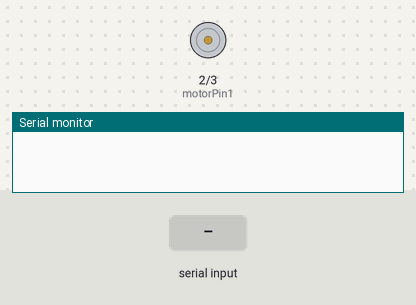
A sketch run on a simulated Arduino Uno, built with avr-gcc and run on an emulated ATmega328P. Shown: motor-driver pin pairs drawn as motors (green arrow = first pin HIGH = forward, orange = second pin HIGH = backward, longer = more drive, scaled by the enable pin), the last lines printed to the serial monitor. The inputs (shaded band) are chosen by the test bench.

Above: at 1.2 s.
1.3 s: "plastic\n" received over Serial
At 1.6 s:
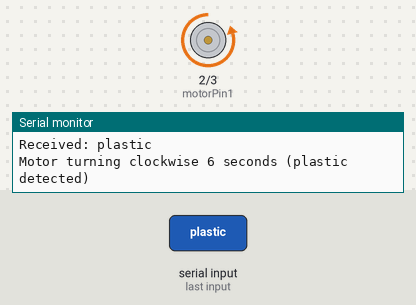
Timing chart, 0 to 8.8 s (numbered marks = the images above; inputs shaded):
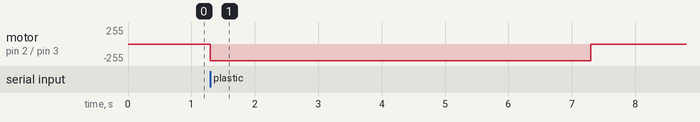

The sketch:

motor.ino
```cpp
const int motorPin1 = 2;  // Motor control pin 1
const int motorPin2 = 3;  // Motor control pin 2
const int motorEnable = 9; // Motor speed control (PWM)

String lastCommand = "";  // Store last received command

void setup() {
    Serial.begin(115200);  // Match baud rate with Python script
    pinMode(motorPin1, OUTPUT);
    pinMode(motorPin2, OUTPUT);
    pinMode(motorEnable, OUTPUT);

    // Ensure motor is stopped initially
    digitalWrite(motorPin1, LOW);
    digitalWrite(motorPin2, LOW);
    analogWrite(motorEnable, 0);
}

void loop() {
    if (Serial.available() > 0) {
        String received = Serial.readStringUntil('\n');
        received.trim(); // Remove any unwanted newline characters
        Serial.print("Received: ");
        Serial.println(received);

        if (received != lastCommand) {  // Only execute if command is different
            lastCommand = received;

            if (received == "plastic") {
                turnMotorClockwisePlastic();
            } else if (received == "paper") {
                turnMotorClockwisePaper();
            } else {
                stopMotor();
            }
        }
    }
}

void turnMotorClockwisePlastic() {
    digitalWrite(motorPin1, LOW);
    digitalWrite(motorPin2, HIGH);
    analogWrite(motorEnable, 250);  // Adjust speed if needed
    Serial.println("Motor turning clockwise 6 seconds (plastic detected)");
    delay(6000); // Run for 6 seconds
    stopMotor();
}

void turnMotorClockwisePaper() {
    digitalWrite(motorPin1, LOW);
    digitalWrite(motorPin2, HIGH);
    analogWrite(motorEnable, 250);  // Adjust speed if needed
    Serial.println("Motor turning clockwise 4 (paper detected)");
    delay(4000); // Run for 4 seconds
    stopMotor();
}


void stopMotor() {
    analogWrite(motorEnable, 0);
    Serial.println("Motor stopped");
}
```

Measured:
- after the input at 1.3 s, motor on pin 2 (motorPin1) / pin 3 (motorPin2): stopped → backward 250/255 at once, → stopped 6.0 s later
